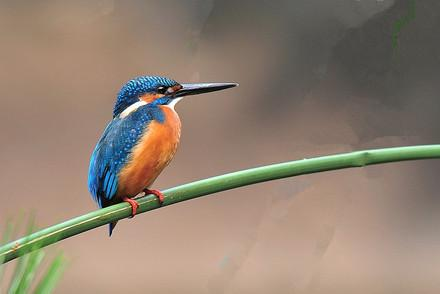
#> input picture opencv_3/images/29.jpg, 440 x 294 px, found by its file name
$ jupyter execute 'GrabCut 进行交互式前景提取.ipynb'
#> lines starting #> are read from the running program, lines starting #| are printed output that depends on the picture
[cell 1]
import cv2
import numpy as np
import matplotlib.pyplot as plt
img=cv2.imread('../images/29.jpg')
#> img is the input picture: shape (294, 440, 3); mean B, G, R 113.9, 129.5, 145.4
mask=np.zeros(img.shape[:2],np.uint8)
bgModel=np.zeros((1,65),np.float64)
fgModel=np.zeros((1,65),np.float64)

rect=(30,30,400,200)
cv2.grabCut(img,mask,rect,bgModel,fgModel,5,cv2.GC_INIT_WITH_RECT)

mask2=np.where((mask==2)|(mask==0),0,1).astype('uint8')
img=img*mask2[:,:,np.newaxis]
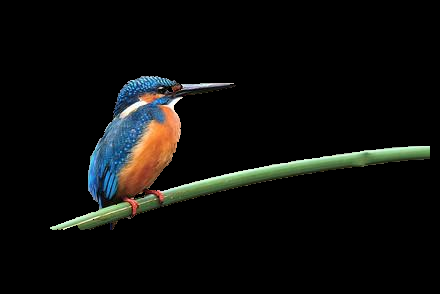
#> img: shape (294, 440, 3); mean B, G, R 11.8, 13.6, 12.8

plt.imshow(img,'gray'),plt.colorbar(),plt.show()
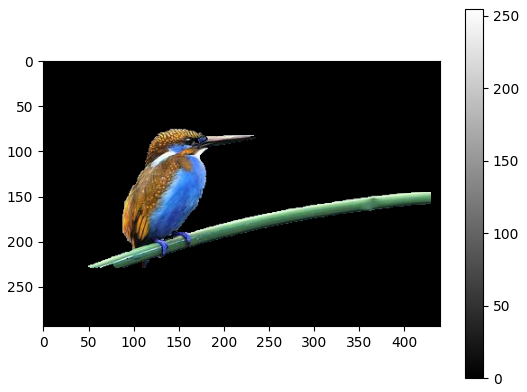
#> figure drawn by matplotlib, 2 panels; B, G, R data is drawn as R, G, B

$ run again, with opencv_3/images/1.jpg copied over opencv_3/images/29.jpg
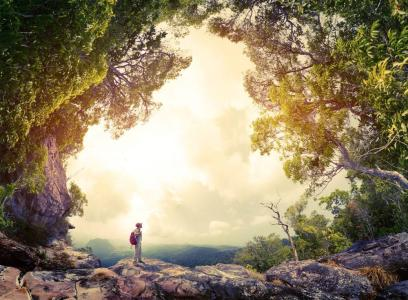
#> input picture opencv_3/images/1.jpg, 408 x 300 px, found by its file name
#> img is the input picture: shape (300, 408, 3); mean B, G, R 105.2, 132.3, 146
#> `img=img*mask2[:,:,np.newaxis]`:
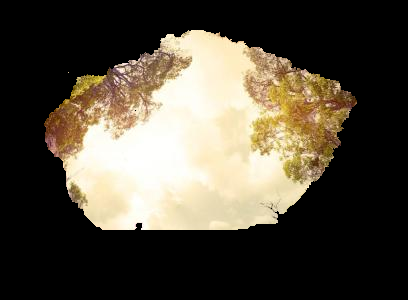
#> img: shape (300, 408, 3); mean B, G, R 61.7, 74.8, 81.8
#> `plt.imshow(img,'gray'),plt.colorbar(),plt.show()`:
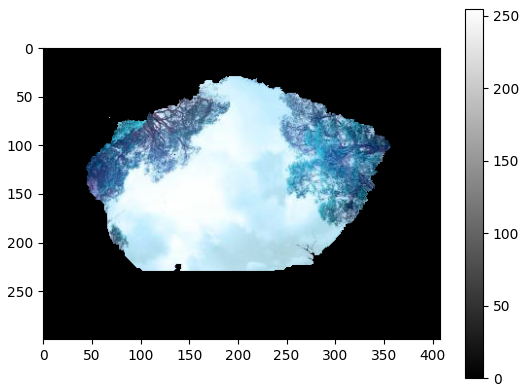
#> figure drawn by matplotlib, 2 panels; B, G, R data is drawn as R, G, B

$ run again, with opencv_3/images/20.jpg copied over opencv_3/images/29.jpg
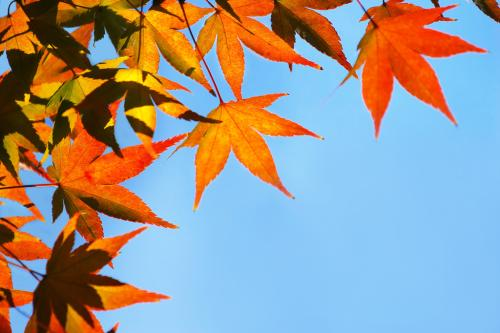
#> input picture opencv_3/images/20.jpg, 500 x 333 px, found by its file name
#> img is the input picture: shape (333, 500, 3); mean B, G, R 149.8, 151.7, 153.8
#> `img=img*mask2[:,:,np.newaxis]`:
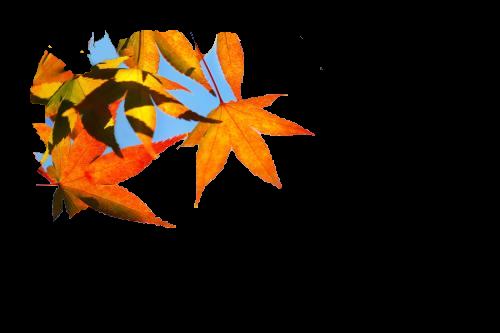
#> img: shape (333, 500, 3); mean B, G, R 8.8, 22.2, 35.7
#> `plt.imshow(img,'gray'),plt.colorbar(),plt.show()`:
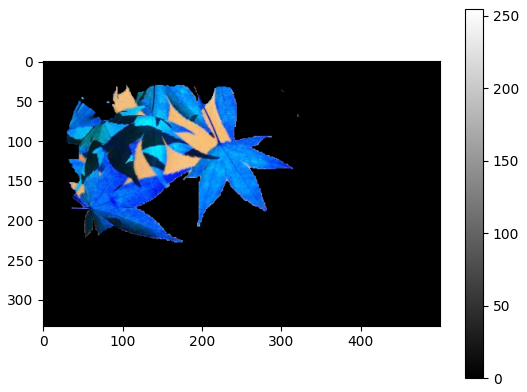
#> figure drawn by matplotlib, 2 panels; B, G, R data is drawn as R, G, B
